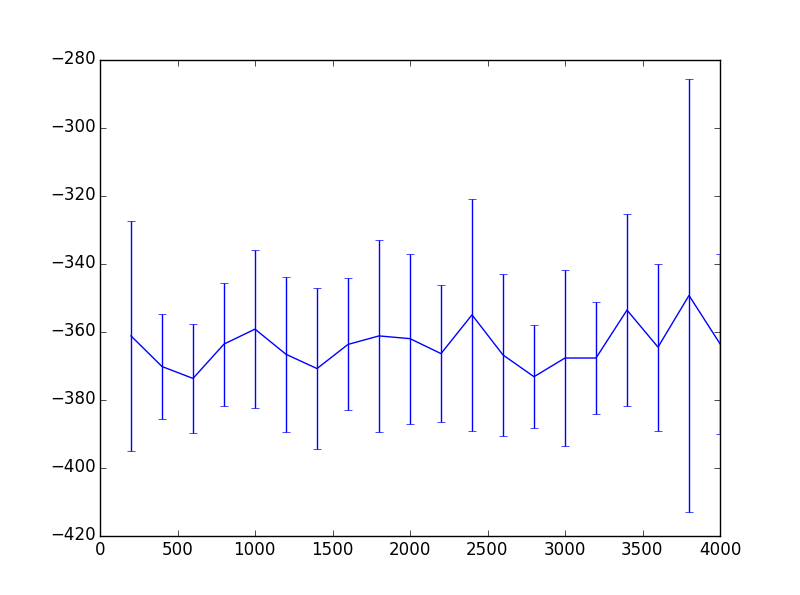

Reproduce this figure in Python.
#!/usr/bin/env python
#########################################################################
# Reinforcement Learning with REINFORCE on the CartPoleEnvironment 
#
# Requirements: pylab (for plotting only). If not available, comment the
# last 3 lines out
#########################################################################
__author__ = "Thomas Rueckstiess, Frank Sehnke"
__version__ = '$Id$' 

from pybrain.tools.example_tools import ExTools
from pybrain.tools.shortcuts import buildNetwork
from pybrain.rl.environments.cartpole import CartPoleEnvironment, BalanceTask
from pybrain.rl.agents import LearningAgent
from pybrain.rl.learners import Reinforce
from pybrain.rl.experiments import EpisodicExperiment

batch=50 #number of samples per learning step
prnts=4 #number of learning steps after results are printed
epis=4000/batch/prnts #number of roleouts
numbExp=10 #number of experiments
et = ExTools(batch, prnts, kind = "learner") #tool for printing and plotting

for runs in range(numbExp):
    print 'run: ',runs
    # create environment
    env = CartPoleEnvironment()    
    # create task
    task = BalanceTask(env, 200, desiredValue=None)
    # create controller network
    net = buildNetwork(4, 1, bias=False)
    # create agent with controller and learner (and its options)
    agent = LearningAgent(net, Reinforce())
    et.agent = agent
    # create the experiment
    experiment = EpisodicExperiment(task, agent)

    #Do the experiment
    for updates in range(epis):
        for i in range(prnts):
            experiment.doEpisodes(batch)
        state, action, reward = agent.learner.dataset.getSequence(agent.learner.dataset.getNumSequences()-1)
        et.printResults(reward.sum(), runs, updates)
    et.addExps()
et.showExps()

print 'done'
